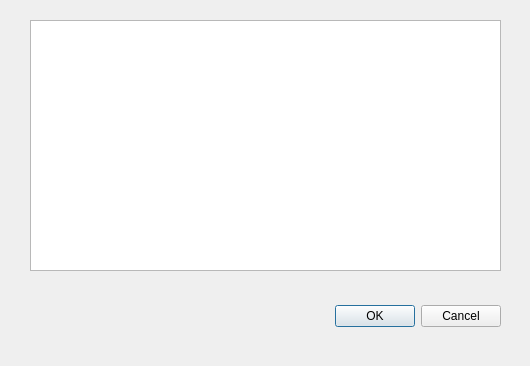
<?xml version="1.0" encoding="UTF-8"?>
<ui version="4.0">
 <class>DExamenTab</class>
 <widget class="QDialog" name="DExamenTab">
  <property name="geometry">
   <rect>
    <x>0</x>
    <y>0</y>
    <width>530</width>
    <height>366</height>
   </rect>
  </property>
  <property name="windowTitle">
   <string>Dialog</string>
  </property>
  <widget class="QDialogButtonBox" name="buttonBox">
   <property name="geometry">
    <rect>
     <x>160</x>
     <y>300</y>
     <width>341</width>
     <height>32</height>
    </rect>
   </property>
   <property name="orientation">
    <enum>Qt::Horizontal</enum>
   </property>
   <property name="standardButtons">
    <set>QDialogButtonBox::Cancel|QDialogButtonBox::Ok</set>
   </property>
  </widget>
  <widget class="QTableWidget" name="tableWidget">
   <property name="geometry">
    <rect>
     <x>30</x>
     <y>20</y>
     <width>471</width>
     <height>251</height>
    </rect>
   </property>
  </widget>
 </widget>
 <resources/>
 <connections>
  <connection>
   <sender>buttonBox</sender>
   <signal>accepted()</signal>
   <receiver>DExamenTab</receiver>
   <slot>accept()</slot>
   <hints>
    <hint type="sourcelabel">
     <x>248</x>
     <y>254</y>
    </hint>
    <hint type="destinationlabel">
     <x>157</x>
     <y>274</y>
    </hint>
   </hints>
  </connection>
  <connection>
   <sender>buttonBox</sender>
   <signal>rejected()</signal>
   <receiver>DExamenTab</receiver>
   <slot>reject()</slot>
   <hints>
    <hint type="sourcelabel">
     <x>316</x>
     <y>260</y>
    </hint>
    <hint type="destinationlabel">
     <x>286</x>
     <y>274</y>
    </hint>
   </hints>
  </connection>
 </connections>
</ui>
